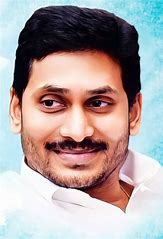
#> input picture data/reference images/bhaskar.jpg, 163 x 239 px, given as the content of the folder ../data/reference_images/, which was not available
$ python inference.py
#> lines starting #> are read from the running program, lines starting #| are printed output that depends on the picture; pictures that were not available may be replaced by others from this repository, and a replacement may not be noted
### src/preprocess.py
import cv2
import numpy as np
import os

def detect_and_align_face(image):
    if isinstance(image, str):
        img = cv2.imread(image)
    else:
        img = image
    if img is None:
        return None
    gray = cv2.cvtColor(img, cv2.COLOR_BGR2GRAY)
    face_cascade = cv2.CascadeClassifier(cv2.data.haarcascades + 'haarcascade_frontalface_default.xml')
    faces = face_cascade.detectMultiScale(gray, scaleFactor=1.3, minNeighbors=5)
    if len(faces) == 0:
        return None
    (x, y, w, h) = faces[0]
    face = img[y:y+h, x:x+w]
    face = cv2.resize(face, (128, 128))
    return face / 255.0

def load_reference_images(directory):
    ref_images = {}
    for filename in os.listdir(directory):
        person_id = filename.split('.')[0]
        img = detect_and_align_face(os.path.join(directory, filename))
        if img is not None:
            ref_images[person_id] = img
    return ref_images

# [3 lines that do not run on import are left out]

### src/siamese_model.py
import tensorflow as tf
from tensorflow.keras import layers, Model

def create_base_network(input_shape=(128, 128, 3)):
    model = tf.keras.Sequential([
        layers.Conv2D(32, (3, 3), activation='relu', input_shape=input_shape),
        layers.MaxPooling2D((2, 2)),
        layers.Conv2D(64, (3, 3), activation='relu'),
        layers.MaxPooling2D((2, 2)),
        layers.Conv2D(128, (3, 3), activation='relu'),
        layers.MaxPooling2D((2, 2)),
        layers.Flatten(),
        layers.Dense(256, activation='relu'),
        layers.Dense(128, activation=None)
    ])
    return model

def siamese_network(input_shape):
    base_network = create_base_network(input_shape)
    input_a = tf.keras.Input(shape=input_shape)
    input_b = tf.keras.Input(shape=input_shape)
    output_a = base_network(input_a)
    output_b = base_network(input_b)
    distance = layers.Lambda(
        lambda x: tf.sqrt(tf.reduce_sum(tf.square(x[0] - x[1]), axis=-1)),
        output_shape=(None,)
    )([output_a, output_b])
    distance = layers.Reshape((-1, 1))(distance)
    model = Model(inputs=[input_a, input_b], outputs=distance)
    return model, base_network

# [3 lines that do not run on import are left out]

### src/inference.py
# inference PY
import cv2
import numpy as np
from siamese_model import siamese_network
from preprocess import detect_and_align_face, load_reference_images
from datetime import datetime, timedelta
import json
import os
import tensorflow as tf
from train import load_training_pairs, contrastive_loss

attendance_file = '../data/attendance.json'
model_file = '../models/siamese_model.h5'


def load_attendance(ref_images=None):
    if os.path.exists(attendance_file) and ref_images is None:
        with open(attendance_file, 'r') as f:
            data = json.load(f)
            print(f"Loaded attendance data: {data}")
            return data
    ref_images = ref_images or load_reference_images('../data/reference_images/')
    data = {person: {"last_marked": None, "status": "absent", "history": []} for person in ref_images.keys()}
    save_attendance(data)
    return data


def save_attendance(attendance_data):
    try:
        with open(attendance_file, 'w') as f:
            json.dump(attendance_data, f, indent=4)
        print(f"Saved attendance data: {attendance_data}")
    except Exception as e:
        print(f"Error saving attendance: {e}")


def can_mark_attendance(last_marked):
    if last_marked is None:
        return True
    last_time = datetime.strptime(last_marked, "%Y-%m-%d %H:%M:%S")
    return datetime.now() - last_time > timedelta(hours=24)


def reset_daily_status(attendance_data):
    today = datetime.now().date()
    for person, data in attendance_data.items():
        if data["last_marked"]:
            last_date = datetime.strptime(data["last_marked"], "%Y-%m-%d %H:%M:%S").date()
            if today > last_date:
                data["status"] = "absent"
    save_attendance(attendance_data)


def add_new_person_to_records(person_name, attendance_data):
    if person_name not in attendance_data:
        attendance_data[person_name] = {"last_marked": None, "status": "absent", "history": []}
        save_attendance(attendance_data)
        print(f"Added {person_name} to attendance records")


def train_with_new_image(new_person_name):
    if os.path.exists(model_file):
        model, base_network = siamese_network((128, 128, 3))
        model.load_weights(model_file)
    else:
        model, base_network = siamese_network((128, 128, 3))

    pairs, labels, pair_ids = load_training_pairs('../data/training_pairs/')
    pair_a, pair_b = pairs[:, 0], pairs[:, 1]
    print(f"Training with {len(pairs)} pairs including new data for {new_person_name}")

    model.compile(optimizer=tf.keras.optimizers.Adam(learning_rate=0.0001), loss=contrastive_loss)
    model.fit([pair_a, pair_b], labels, epochs=50, batch_size=2, validation_split=0.2, verbose=5)
    model.save(model_file)
    print(f"Retrained model saved to {model_file}")


def mark_attendance(live_img, attendance_data, history=[]):
    ref_images = load_reference_images('../data/reference_images/')
    model, _ = siamese_network((128, 128, 3))
    model.load_weights(model_file)

    live_face = detect_and_align_face(live_img)
    if live_face is None:
        return "No face detected", history

    live_face = np.expand_dims(live_face, axis=0)
    min_dist = float('inf')
    person_id = "Unknown"

    for ref_id, ref_img in ref_images.items():
        ref_img = np.expand_dims(ref_img, axis=0)
        dist = model.predict([live_face, ref_img], verbose=0)[0][0]
        if dist < min_dist:
            min_dist = dist
            person_id = ref_id if dist < 0.7 else "Unknown"

    history.append((person_id, min_dist))
    if len(history) > 5:
        history.pop(0)
    avg_dist = np.mean([d for _, d in history])
    final_id = max(set([p for p, _ in history]), key=[p for p, _ in history].count) if avg_dist < 0.7 else "Unknown"

    if final_id != "Unknown":
        add_new_person_to_records(final_id, attendance_data)
        if can_mark_attendance(attendance_data[final_id]["last_marked"]):
            timestamp = datetime.now().strftime("%Y-%m-%d %H:%M:%S")
            attendance_data[final_id]["last_marked"] = timestamp
            attendance_data[final_id]["status"] = "present"
            attendance_data[final_id]["history"].append({"timestamp": timestamp, "status": "present"})
            save_attendance(attendance_data)
            return f"Attendance marked for {final_id} at {timestamp}", history
        return f"Attendance already marked for {final_id} today", history
    return "Unknown person", history


if __name__ == "__main__":
    ref_images = load_reference_images('../data/reference_images/')
#> in detect_and_align_face, img is the input picture: shape (239, 163, 3); mean B, G, R 161, 161.5, 173.7
#> in detect_and_align_face, `gray = cv2.cvtColor(img, cv2.COLOR_BGR2GRAY)`:
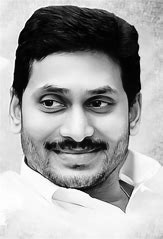
#> gray: shape (239, 163); min 0, max 255, mean 165.1
#> in detect_and_align_face, `faces = face_cascade.detectMultiScale(gray, scaleFactor=1.3, minNeighb..`: faces = [[13, 54, 132, 132]]
#> in detect_and_align_face, `(x, y, w, h) = faces[0]`: x = 13; y = 54; w = 132
#> in detect_and_align_face, `face = img[y:y+h, x:x+w]`:
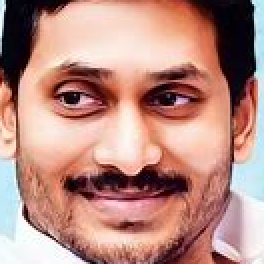
#> face: shape (132, 132, 3) (shown 2 times larger); mean B, G, R 129.7, 139.4, 185
#> in detect_and_align_face, `face = cv2.resize(face, (128, 128))`:
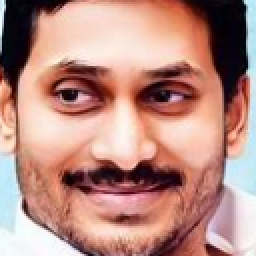
#> face: shape (128, 128, 3) (shown 2 times larger); mean B, G, R 129.6, 139.3, 184.9
#> ref_images = 1 item
    attendance_data = load_attendance(ref_images)
#| Saved attendance data: {'bhaskar': {'last_marked': None, 'status': 'absent', 'history': []}}
#> attendance_data = 1 item

    existing_people = set(attendance_data.keys())
#> existing_people = 1 item
    current_people = set(ref_images.keys())
#> current_people = 1 item
    new_people = current_people - existing_people
#> new_people = 0 items

    for person in new_people:
        print(f"New person detected: {person}")
        add_new_person_to_records(person, attendance_data)
        print(
            f"Please add training pairs for {person} in '../data/training_pairs/' (e.g., same_person/pair5/, diff_person/pair6/)")
        input("Press Enter after adding pairs to retrain...")
        train_with_new_image(person)

    cap = cv2.VideoCapture(0)
    if not cap.isOpened():
        print("Error: Could not open webcam.")
        exit()

    history = []
    while True:
        ret, frame = cap.read()
        if not ret:
            print("Error: Could not read frame.")
            break
        result, history = mark_attendance(frame, attendance_data, history)
#> in mark_attendance, `ref_images = load_reference_images('../data/reference_images/')`: ref_images = 1 item
#> (the run stopped early here; a loop or call above may not have finished)
